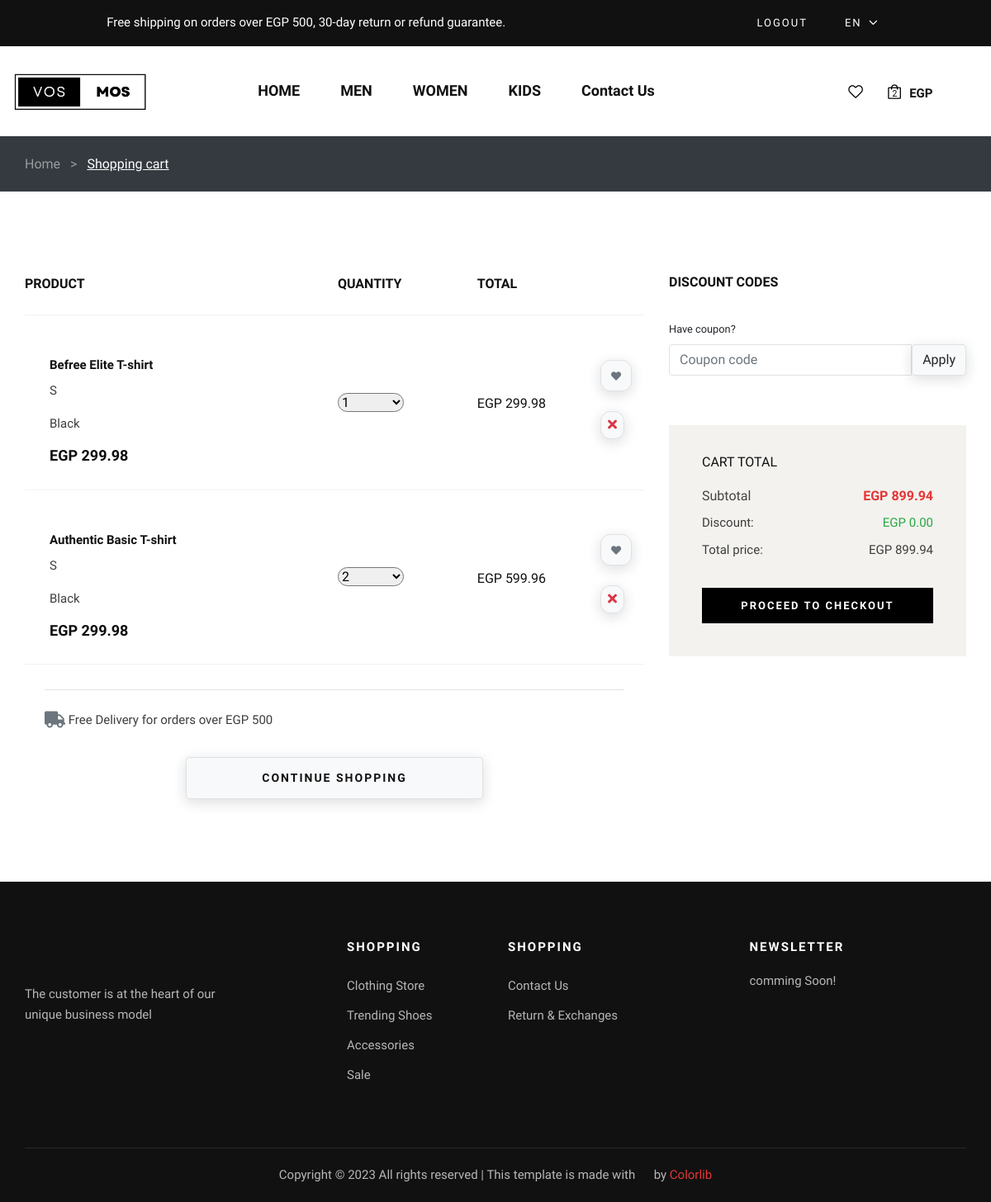
/cart (signed in), run on an earlier commit of the app's database.
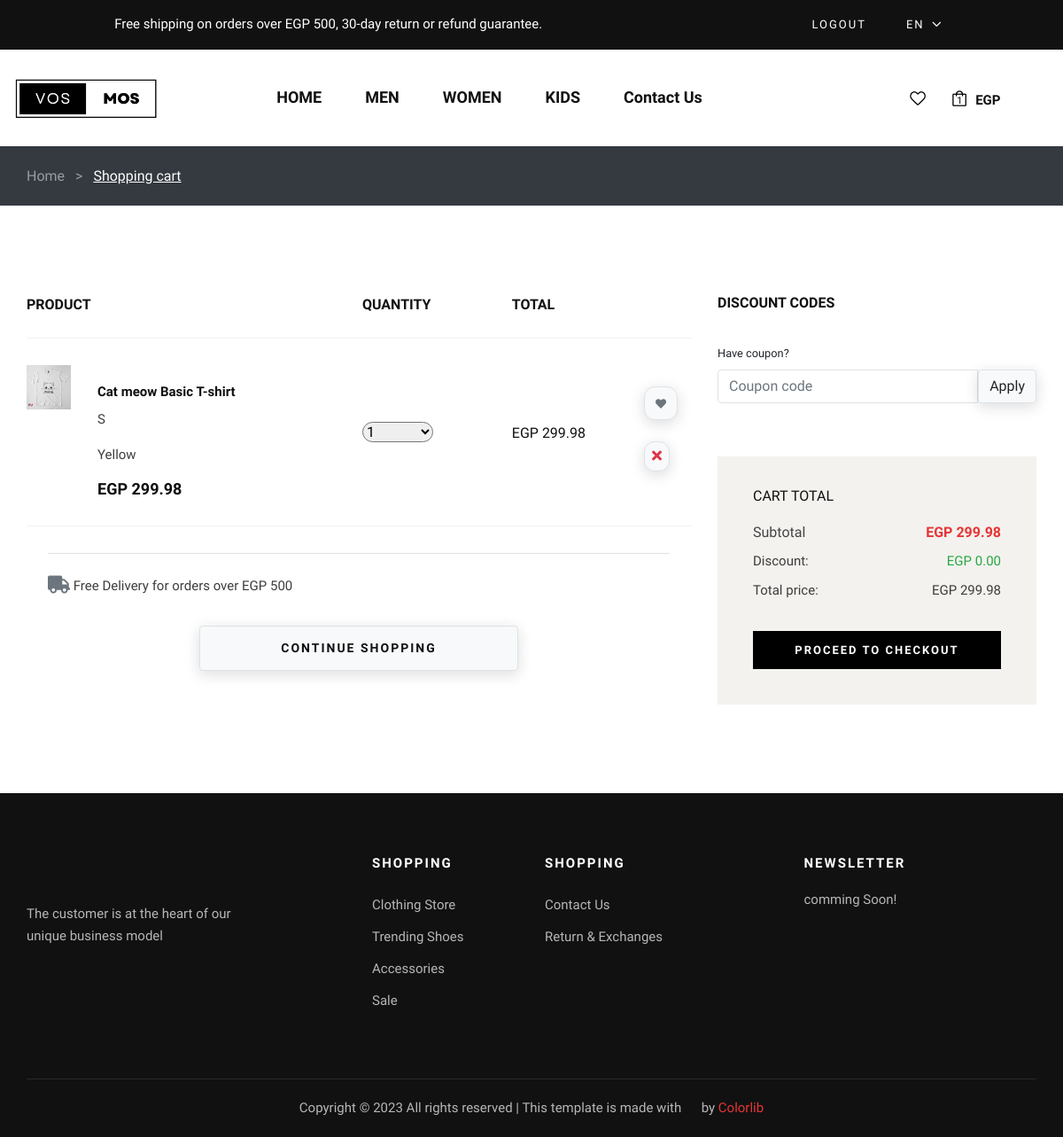
And on a later commit of the database.
### frontend/models.py (models this page shows, shortened)
class CartItem(models.Model):
    product = models.ForeignKey(Product, on_delete=models.CASCADE)
    quantity = models.IntegerField(default=1)
    cart = models.ForeignKey(Cart, on_delete=models.CASCADE, related_name="items", null=True)
    customized = models.BooleanField(default=False)
    size = models.CharField(max_length=10, blank=True, null=True)
    color = models.CharField(max_length=10, blank=True, null=True)
    def __str__(self):
        return f'{self.product.product_name} ({self.quantity})'
    @property
    def total(self):
        total = float(self.product.price) * int(self.quantity)
        return float("{:.2f}".format(total))

class Product(models.Model):
    CATEGORY_CHOICES = (
        ('M', 'Men'),
        ('W', 'Women'),
        ('K', 'Kids'),
        ('A', 'Accessories'),
    )
    SUB_CATEGORY_CHOICES = (
    ('S', 'Shirt'),
    ('SW', 'Sport wear'),
    ('OW', 'Outwear')
    )
    LABEL_CHOICES = (
        ('NEW', 'primary'),
        ('BEST Seller', 'secondary'),
        ('N', '')
    )
    product_id = models.AutoField
    id = models.AutoField(primary_key=True, auto_created=True)
    product_name = models.CharField(max_length=50)
    category = models.ManyToManyField('Category', through='ProductCategory')
    label = models.CharField(choices=LABEL_CHOICES, max_length=11, default="")
    subcategory = models.CharField(choices= SUB_CATEGORY_CHOICES ,max_length=50, default="")
    price = models.FloatField(default=0)
    discount_price = models.FloatField(default=0)
    pub_date = models.DateField()
    image = models.ImageField(upload_to="static", default="", blank=True, null=True)
    material = models.CharField(max_length=50, default="Coton 100%")
    description = models.TextField(default="Are you looking for a t shirt that is comfortable, stylish and affordable? Look no further than our new collection of t shirts, designed to suit any occasion and personality. Whether you want to express your creativity, show your support for a cause, or simply enjoy a casual day out, we have the perfect t shirt for you. Our t shirts are made from high-quality cotton, which is soft, breathable and durable. They come in a variety of colors, sizes and designs, so you can find the one that matches your style and mood.  Our t shirts are easy to wash and care for, and they will not fade or shrink over time. They are also eco-friendly and ethically produced, so you can wear them with confidence and pride. Order your t shirt today and enjoy free shipping for orders over EGP 500. You will love how you look and feel in our t shirts, and so will everyone else. Don't miss this opportunity to get the best t shirt ever.")
    path = models.CharField(max_length=50, default="")
    def get_absolute_url(self):
        return f"/product_detail/{self.id}/"

class Cart(models.Model):
    user = models.ForeignKey(MyUser, on_delete=models.CASCADE, null= True, blank = True)
    applied_coupons = models.ManyToManyField(PromoCode, blank=True,related_name="Applied_Coupons")
    session_key = models.CharField(max_length=32, null=True, blank=True)
    created_at = models.DateTimeField(auto_now_add=True)
    updated_at = models.DateTimeField(auto_now=True)
    ordered = models.BooleanField(default=False)
    coupon = models.ForeignKey(
        PromoCode, on_delete=models.SET_NULL, blank=True, null=True)
    shipping_cost = models.DecimalField(max_digits=10, decimal_places=2, default=25.99)
    @property
    def discount(self):
        if self.coupon:
            total_price = sum(item.total for item in self.items.all())
            discount_amount = total_price * self.coupon.discount
            max_discount = self.coupon.max_discount
            return min(discount_amount, max_discount)
        else:
            return 0
    @property
    def total_price_before_discount(self):
        total_price = sum(item.total for item in self.items.all())
        return "{:.2f}".format(total_price)
    @property
    def total_price(self):
        total_price = sum(item.total for item in self.items.all())
        total_price -= self.discount
        return "{:.2f}".format(total_price)

### frontend/views.py (the view, shortened to what this page needs)
# urls.py: path('cart', views.cart, name='cart'),
def cart(request):
    if request.method == "GET":
        existing_options = [
        {'value': 1, 'label': '1'},
        {'value': 2, 'label': '2'},
        {'value': 3, 'label': '3'},
        {'value': 4, 'label': '4'},
        {'value': 5, 'label': '5'},
        {'value': 6, 'label': '6'},
        {'value': 7, 'label': '7'},
        {'value': 8, 'label': '8'},
        {'value': 9, 'label': '9'},
        {'value': 10, 'label': '10'},
        ]
    if request.user.is_authenticated:
        try:
            cart = Cart.objects.get(user=request.user)
        except Cart.DoesNotExist:
            cart = Cart.objects.create(user=request.user)
        CartItems = CartItem.objects.filter(cart=cart)
        discount = cart.discount
        if cart.coupon:
            promo_code = cart.coupon.code
        else:
            promo_code = False
        context = {'promocode': promo_code, 'existing_options': existing_options,
                   'cart': CartItems, 'user_cart': cart, 'discount': discount}
    return render(request, 'cart.html', context)

### frontend/templates/cart.html (shortened to what the changed rows need)
{% extends "layout.html" %}
{% load static %}
{% block body %}
    {% if cart|length != 0 %}
    <div data-cart="{{ cart }}"  class="bg-dark">
      <div class="container py-4">
        <nav class="d-flex">
          <h6 class="mb-0">
            <a href="{% url 'index' %}" class="text-white-50">Home</a>
            <span class="text-white-50 mx-2"> > </span>
            <a href="{% url 'cart' %}" class="text-white"><u>Shopping cart</u></a>
          </h6>
        </nav>
      </div>
    </div>
    <section class="shopping-cart spad">
      <div class="container">
        <div class="row">
          <div class="col-lg-8">
            <div class="shopping__cart__table">
              <table>
                <thead>
                  <tr>
                    <th>Product</th>
                    <th>Quantity</th>
                    <th>Total</th>
                    <th></th>
                  </tr>
                </thead>
                <tbody>
                  {% for item in cart %}
                  <tr id="x{{ item.product.id }}{{ item.size }}{{ item.color }}" data-size="{{ item.size }}" data-color="{{ item.color }}" style="position: relative;">
                    <td class="product__cart__item">
                      <a href="{{ item.product.get_absolute_url }}">
                      <div class="product__cart__item__pic">
                        <img src="{% static item.product.path %}" width="50px" alt="">
                      </div>
                      <div class="product__cart__item__text">
                        <h6>{{ item.product.product_name }}</h6>
                        <p>{{item.size}}</p>
                        <p>{{item.color}}</p>
                        <h5>EGP {{ item.product.price }}</h5>
                      </div></a>
                    </td>
                    <td class="quantity__item">
                      <div class="">
                        <select value="{{ item.quantity }}" class="quantity-select form-select me-4" data-product-id="{{ item.product.id }}" data-size="{{ item.size }}" data-color="{{ item.color }}" style="width: 80px; border-radius: 12px;">
                          {% for option in existing_options|dictsort:"value" %}
                          <option value="{{ option.value }}" {% if option.value == item.quantity %}selected{% endif %}>{{ option.label }}</option>
                          {% endfor %}
                      </select>
                      </div>
                    </td>
                    <td class="cart__price"><text id="total_price_{{ item.product.id }}_{{ item.size }}_{{ item.color }}" class="h6">EGP {{ item.total }}</text> <br />
                    </td>
                    <td>
                      <div class="col-lg col-sm-6 d-flex justify-content-sm-center justify-content-md-start justify-content-lg-center justify-content-xl-end mb-2">
                        <div class="float-md-end">
                          <a onclick="addToFavorites('{{ item.product.id }}')" href="#" class="btn btn-light border px-2 icon-hover filler" style="border-radius: 12px;"><i class="fas fa-heart fa-xs px-1 text-secondary"></i></a>
                          <br>
                          <br>
                          <a href="#" onclick="removeFromCart(event, '{{ item.product.id }}', '{{ item.size }}', '{{ item.color }}' )" class="btn btn-light border text-danger icon-hover-danger" style="border-radius: 12px; padding: 4px 8px;"> <i class="fa fa-close"></i></a>
                        </div>
                      </div>
                    </td>
                  </tr>
                  {% endfor %}
                </tbody>
              </table>
            </div>
            <div class="border-top pt-4 mx-4 mb-4">
              <p><i class="fas fa-truck text-muted fa-lg"></i> Free Delivery for orders over EGP 500</p>
            </div>
            <div class="row ">
              <div class="col-lg-6 col-md-6 col-sm-6">
                <div class="continue__btn">
                  <a class="btn btn-light w-100 border mt-2" id="back-button">Continue Shopping</a>
                </div>
              </div>
            </div>
          </div>
          <div class="col-lg-4">
            <div class="cart__discount">
              <h6>Discount codes</h6>
              <div id="main_coupon_div" class="form-group">
                <label class="form-label">Have coupon?</label>
                  {% if user.is_authenticated %}
                  <div class="input-group">
                    <input id="promo_code" type="text" class="form-control border" name="promo_code" placeholder="Coupon code" />
                    <button id="apply-promo-code" onclick="Apply_promo_function()" class="btn btn-light border">Apply</button>
                  </div>
                    {% else %}
                    <h5><a href="{% url 'login' %}">Login</a> or <a href="{% url 'register' %}">Create An Account</a> To Use Coupons</h5>
                    <hr />
                    <p>Don't Worry We Will Keep Your Cart Items And Designs :) </p>
                    {% endif %}
                </div>
            </div>
            <div id="cart_summary" class="cart__total">
              <h6>Cart total</h6>
              <ul>
                <li>Subtotal <span id="cart_total">EGP {{ user_cart.total_price_before_discount }}</span></li>
                <div class="d-flex justify-content-between">
                  <p class="mb-2">Discount:</p>
                  {% if promocode %}
                  <p id="discount" class="mb-2 text-success">EGP {{ discount }}</p>
                  {% else %}
                  <p id="discount" class="mb-2 text-success">EGP 0.00</p>
                  {% endif %}
                </div>
                <div class="d-flex justify-content-between">
                  <p class="mb-2">Total price:</p>
                  {% if promocode %}
                    <p id="cart_total_discount" class="mb-2 fw-bold">EGP {{user_cart.total_price}}</p>
                  {% else %}
                    <p id="cart_total_discount" class="mb-2">EGP {{user_cart.total_price_before_discount}}</p>
                  {% endif %}
                </div>
              </ul>
              <a href="{% url 'checkout' %}" class="primary-btn w-screen">Proceed to checkout</a>
            </div>
          </div>
        </div>
      </div>
    </section>
    {% endif %}
{% endblock %}

What changed in the data, as far as the page shows it:
removed CartItem: product.product_name "Befree Elite T-shirt", size "S", color "Black", product.price "299.98", quantity+product+size "1", total "299.98"
removed CartItem: product.product_name "Authentic Basic T-shirt", size "S", color "Black", product.price "299.98", quantity+product+size "2", total "599.96"
added CartItem: product.path (picture), product.product_name "Cat meow Basic T-shirt", size "S", color "Yellow", product.price "299.98", quantity+product+size "1", total "299.98"
changed Cart: total_price_before_discount "899.94" → "299.98"
Also different on the page:
{{ cart.count }}: "2" → "1"
